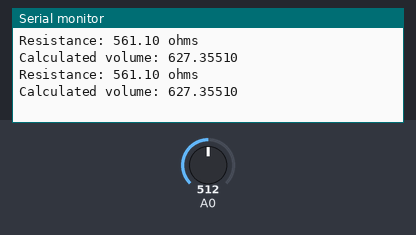
Simulated run of this sketch. Board: Arduino Uno, built with avr-gcc and run on an emulated ATmega328P. Shown: the last lines printed to the serial monitor. The inputs (shaded band) are chosen by the test bench; at power-on: A0 = 512.

Above: at 1.8 s.
1.9 s: A0 set to 1023
At 2.8 s:
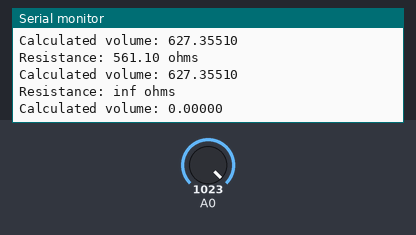
4.5 s: A0 set to 900
At 5.5 s:
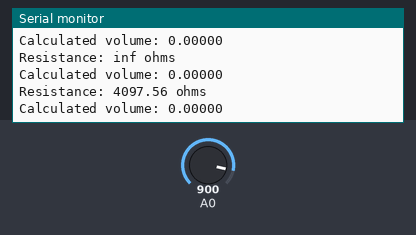

Measured:
- after the input at 1.9 s, the serial monitor: prints a new line after 0.10 s (image 1)
- after the input at 4.5 s, the serial monitor: prints a new line after 0.51 s (image 2)

The sketch:

Water_Sensor.ino
```cpp
// Liquid Level Sensor Sketch

// Show the raw resistance values measured from an eTape liquid level sensor.
// See details on the sensor at:
//   https://www.adafruit.com/products/1786

// Created by Tony DiCola
// Released under an MIT license: http://opensource.org/licenses/MIT

// Configuration values:
#define SERIES_RESISTOR     560    // Value of the series resistor in ohms.
#define SENSOR_PIN          0      // Analog pin which is connected to the sensor.

// The following are calibration values you can fill in to compute the volume of measured liquid.
// To find these values first start with no liquid present and record the resistance as the
// ZERO_VOLUME_RESISTANCE value.  Next fill the container with a known volume of liquid and record
// the sensor resistance (in ohms) as the CALIBRATION_RESISTANCE value, and the volume (which you've
// measured ahead of time) as CALIBRATION_VOLUME.
#define ZERO_VOLUME_RESISTANCE    2600    // Resistance value (in ohms) when no liquid is present.
#define CALIBRATION_RESISTANCE    650    // Resistance value (in ohms) when liquid is at max line.
#define CALIBRATION_VOLUME        600    // Volume (in any units) when liquid is at max line.

void setup(void) {
  Serial.begin(115200);
  analogReference(EXTERNAL);
}

void loop(void) {
  // Measure sensor resistance.
  float resistance = readResistance(SENSOR_PIN, SERIES_RESISTOR);
  Serial.print("Resistance: ");
  Serial.print(resistance, 2);
  Serial.println(" ohms");
  // Map resistance to volume.
  float volume = resistanceToVolume(resistance, ZERO_VOLUME_RESISTANCE, CALIBRATION_RESISTANCE, CALIBRATION_VOLUME);
  Serial.print("Calculated volume: ");
  Serial.println(volume, 5);
  // Delay for a second.
  delay(1000);
}

float readResistance(int pin, int seriesResistance) {
  // Get ADC value.
  float resistance = analogRead(pin);
  // Convert ADC reading to resistance.
  resistance = (1023.0 / resistance) - 1.0;
  resistance = seriesResistance / resistance;
  return resistance;
}

float resistanceToVolume(float resistance, float zeroResistance, float calResistance, float calVolume) {
  if (resistance > zeroResistance || (zeroResistance - calResistance) == 0.0) {
    // Stop if the value is above the zero threshold, or no max resistance is set (would be divide by zero).
    return 0.0;
  }
  // Compute scale factor by mapping resistance to 0...1.0+ range relative to maxResistance value.
  float scale = (zeroResistance - resistance) / (zeroResistance - calResistance);
  // Scale maxVolume based on computed scale factor.
  return calVolume * scale;
}
```
